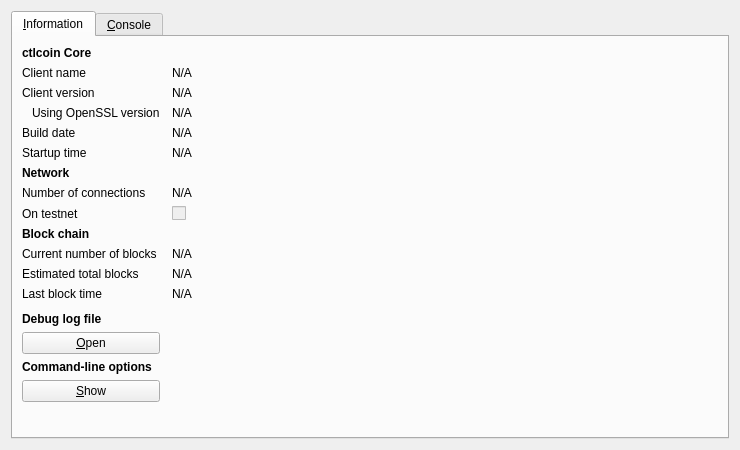
<?xml version="1.0" encoding="UTF-8"?>
<ui version="4.0">
 <class>RPCConsole</class>
 <widget class="QDialog" name="RPCConsole">
  <property name="geometry">
   <rect>
    <x>0</x>
    <y>0</y>
    <width>740</width>
    <height>450</height>
   </rect>
  </property>
  <property name="windowTitle">
   <string>ctlcoin - Debug window</string>
  </property>
  <layout class="QVBoxLayout" name="verticalLayout_2">
   <item>
    <widget class="QTabWidget" name="tabWidget">
     <property name="currentIndex">
      <number>0</number>
     </property>
     <widget class="QWidget" name="tab_info">
      <attribute name="title">
       <string>&amp;Information</string>
      </attribute>
      <layout class="QGridLayout" name="gridLayout" columnstretch="0,1">
       <property name="horizontalSpacing">
        <number>12</number>
       </property>
       <item row="0" column="0">
        <widget class="QLabel" name="label_9">
         <property name="font">
          <font>
           <weight>75</weight>
           <bold>true</bold>
          </font>
         </property>
         <property name="text">
          <string>ctlcoin Core</string>
         </property>
        </widget>
       </item>
       <item row="1" column="0">
        <widget class="QLabel" name="label_5">
         <property name="text">
          <string>Client name</string>
         </property>
        </widget>
       </item>
       <item row="1" column="1">
        <widget class="QLabel" name="clientName">
         <property name="cursor">
          <cursorShape>IBeamCursor</cursorShape>
         </property>
         <property name="text">
          <string>N/A</string>
         </property>
         <property name="textFormat">
          <enum>Qt::PlainText</enum>
         </property>
         <property name="textInteractionFlags">
          <set>Qt::LinksAccessibleByMouse|Qt::TextSelectableByKeyboard|Qt::TextSelectableByMouse</set>
         </property>
        </widget>
       </item>
       <item row="2" column="0">
        <widget class="QLabel" name="label_6">
         <property name="text">
          <string>Client version</string>
         </property>
        </widget>
       </item>
       <item row="2" column="1">
        <widget class="QLabel" name="clientVersion">
         <property name="cursor">
          <cursorShape>IBeamCursor</cursorShape>
         </property>
         <property name="text">
          <string>N/A</string>
         </property>
         <property name="textFormat">
          <enum>Qt::PlainText</enum>
         </property>
         <property name="textInteractionFlags">
          <set>Qt::LinksAccessibleByMouse|Qt::TextSelectableByKeyboard|Qt::TextSelectableByMouse</set>
         </property>
        </widget>
       </item>
       <item row="3" column="0">
        <widget class="QLabel" name="label_14">
         <property name="text">
          <string>Using OpenSSL version</string>
         </property>
         <property name="indent">
          <number>10</number>
         </property>
        </widget>
       </item>
       <item row="3" column="1">
        <widget class="QLabel" name="openSSLVersion">
         <property name="cursor">
          <cursorShape>IBeamCursor</cursorShape>
         </property>
         <property name="text">
          <string>N/A</string>
         </property>
         <property name="textFormat">
          <enum>Qt::PlainText</enum>
         </property>
         <property name="textInteractionFlags">
          <set>Qt::LinksAccessibleByMouse|Qt::TextSelectableByKeyboard|Qt::TextSelectableByMouse</set>
         </property>
        </widget>
       </item>
       <item row="4" column="0">
        <widget class="QLabel" name="label_12">
         <property name="text">
          <string>Build date</string>
         </property>
        </widget>
       </item>
       <item row="4" column="1">
        <widget class="QLabel" name="buildDate">
         <property name="cursor">
          <cursorShape>IBeamCursor</cursorShape>
         </property>
         <property name="text">
          <string>N/A</string>
         </property>
         <property name="textFormat">
          <enum>Qt::PlainText</enum>
         </property>
         <property name="textInteractionFlags">
          <set>Qt::LinksAccessibleByMouse|Qt::TextSelectableByKeyboard|Qt::TextSelectableByMouse</set>
         </property>
        </widget>
       </item>
       <item row="5" column="0">
        <widget class="QLabel" name="label_13">
         <property name="text">
          <string>Startup time</string>
         </property>
        </widget>
       </item>
       <item row="5" column="1">
        <widget class="QLabel" name="startupTime">
         <property name="cursor">
          <cursorShape>IBeamCursor</cursorShape>
         </property>
         <property name="text">
          <string>N/A</string>
         </property>
         <property name="textFormat">
          <enum>Qt::PlainText</enum>
         </property>
         <property name="textInteractionFlags">
          <set>Qt::LinksAccessibleByMouse|Qt::TextSelectableByKeyboard|Qt::TextSelectableByMouse</set>
         </property>
        </widget>
       </item>
       <item row="6" column="0">
        <widget class="QLabel" name="label_11">
         <property name="font">
          <font>
           <weight>75</weight>
           <bold>true</bold>
          </font>
         </property>
         <property name="text">
          <string>Network</string>
         </property>
        </widget>
       </item>
       <item row="7" column="0">
        <widget class="QLabel" name="label_7">
         <property name="text">
          <string>Number of connections</string>
         </property>
        </widget>
       </item>
       <item row="7" column="1">
        <widget class="QLabel" name="numberOfConnections">
         <property name="cursor">
          <cursorShape>IBeamCursor</cursorShape>
         </property>
         <property name="text">
          <string>N/A</string>
         </property>
         <property name="textFormat">
          <enum>Qt::PlainText</enum>
         </property>
         <property name="textInteractionFlags">
          <set>Qt::LinksAccessibleByMouse|Qt::TextSelectableByKeyboard|Qt::TextSelectableByMouse</set>
         </property>
        </widget>
       </item>
       <item row="8" column="0">
        <widget class="QLabel" name="label_8">
         <property name="text">
          <string>On testnet</string>
         </property>
        </widget>
       </item>
       <item row="8" column="1">
        <widget class="QCheckBox" name="isTestNet">
         <property name="enabled">
          <bool>false</bool>
         </property>
         <property name="text">
          <string/>
         </property>
        </widget>
       </item>
       <item row="9" column="0">
        <widget class="QLabel" name="label_10">
         <property name="font">
          <font>
           <weight>75</weight>
           <bold>true</bold>
          </font>
         </property>
         <property name="text">
          <string>Block chain</string>
         </property>
        </widget>
       </item>
       <item row="10" column="0">
        <widget class="QLabel" name="label_3">
         <property name="text">
          <string>Current number of blocks</string>
         </property>
        </widget>
       </item>
       <item row="10" column="1">
        <widget class="QLabel" name="numberOfBlocks">
         <property name="cursor">
          <cursorShape>IBeamCursor</cursorShape>
         </property>
         <property name="text">
          <string>N/A</string>
         </property>
         <property name="textFormat">
          <enum>Qt::PlainText</enum>
         </property>
         <property name="textInteractionFlags">
          <set>Qt::LinksAccessibleByMouse|Qt::TextSelectableByKeyboard|Qt::TextSelectableByMouse</set>
         </property>
        </widget>
       </item>
       <item row="11" column="0">
        <widget class="QLabel" name="label_4">
         <property name="text">
          <string>Estimated total blocks</string>
         </property>
        </widget>
       </item>
       <item row="11" column="1">
        <widget class="QLabel" name="totalBlocks">
         <property name="cursor">
          <cursorShape>IBeamCursor</cursorShape>
         </property>
         <property name="text">
          <string>N/A</string>
         </property>
         <property name="textFormat">
          <enum>Qt::PlainText</enum>
         </property>
         <property name="textInteractionFlags">
          <set>Qt::LinksAccessibleByMouse|Qt::TextSelectableByKeyboard|Qt::TextSelectableByMouse</set>
         </property>
        </widget>
       </item>
       <item row="12" column="0">
        <widget class="QLabel" name="label_2">
         <property name="text">
          <string>Last block time</string>
         </property>
        </widget>
       </item>
       <item row="12" column="1">
        <widget class="QLabel" name="lastBlockTime">
         <property name="cursor">
          <cursorShape>IBeamCursor</cursorShape>
         </property>
         <property name="text">
          <string>N/A</string>
         </property>
         <property name="textFormat">
          <enum>Qt::PlainText</enum>
         </property>
         <property name="textInteractionFlags">
          <set>Qt::LinksAccessibleByMouse|Qt::TextSelectableByKeyboard|Qt::TextSelectableByMouse</set>
         </property>
        </widget>
       </item>
       <item row="13" column="0">
        <spacer name="verticalSpacer_2">
         <property name="orientation">
          <enum>Qt::Vertical</enum>
         </property>
         <property name="sizeHint" stdset="0">
          <size>
           <width>20</width>
           <height>20</height>
          </size>
         </property>
        </spacer>
       </item>
       <item row="14" column="0">
        <widget class="QLabel" name="labelDebugLogfile">
         <property name="font">
          <font>
           <weight>75</weight>
           <bold>true</bold>
          </font>
         </property>
         <property name="text">
          <string>Debug log file</string>
         </property>
        </widget>
       </item>
       <item row="15" column="0">
        <widget class="QPushButton" name="openDebugLogfileButton">
         <property name="toolTip">
          <string>Open the ctlcoin debug log file from the current data directory. This can take a few seconds for large log files.</string>
         </property>
         <property name="text">
          <string>&amp;Open</string>
         </property>
         <property name="autoDefault">
          <bool>false</bool>
         </property>
        </widget>
       </item>
       <item row="16" column="0">
        <widget class="QLabel" name="labelCLOptions">
         <property name="font">
          <font>
           <weight>75</weight>
           <bold>true</bold>
          </font>
         </property>
         <property name="text">
          <string>Command-line options</string>
         </property>
        </widget>
       </item>
       <item row="17" column="0">
        <widget class="QPushButton" name="showCLOptionsButton">
         <property name="toolTip">
          <string>Show the ctlcoin-Qt help message to get a list with possible ctlcoin command-line options.</string>
         </property>
         <property name="text">
          <string>&amp;Show</string>
         </property>
         <property name="autoDefault">
          <bool>false</bool>
         </property>
        </widget>
       </item>
       <item row="18" column="0">
        <spacer name="verticalSpacer">
         <property name="orientation">
          <enum>Qt::Vertical</enum>
         </property>
         <property name="sizeHint" stdset="0">
          <size>
           <width>20</width>
           <height>40</height>
          </size>
         </property>
        </spacer>
       </item>
      </layout>
     </widget>
     <widget class="QWidget" name="tab_console">
      <attribute name="title">
       <string>&amp;Console</string>
      </attribute>
      <layout class="QVBoxLayout" name="verticalLayout_3">
       <property name="spacing">
        <number>3</number>
       </property>
       <item>
        <widget class="QTextEdit" name="messagesWidget">
         <property name="minimumSize">
          <size>
           <width>0</width>
           <height>100</height>
          </size>
         </property>
         <property name="readOnly">
          <bool>true</bool>
         </property>
         <property name="tabKeyNavigation" stdset="0">
          <bool>false</bool>
         </property>
         <property name="columnCount" stdset="0">
          <number>2</number>
         </property>
        </widget>
       </item>
       <item>
        <layout class="QHBoxLayout" name="horizontalLayout">
         <property name="spacing">
          <number>3</number>
         </property>
         <item>
          <widget class="QLabel" name="label">
           <property name="text">
            <string notr="true">&gt;</string>
           </property>
          </widget>
         </item>
         <item>
          <widget class="QLineEdit" name="lineEdit"/>
         </item>
         <item>
          <widget class="QPushButton" name="clearButton">
           <property name="maximumSize">
            <size>
             <width>24</width>
             <height>24</height>
            </size>
           </property>
           <property name="toolTip">
            <string>Clear console</string>
           </property>
           <property name="text">
            <string/>
           </property>
           <property name="icon">
            <iconset resource="../bitcoin.qrc">
             <normaloff>:/icons/remove</normaloff>:/icons/remove</iconset>
           </property>
           <property name="shortcut">
            <string notr="true">Ctrl+L</string>
           </property>
           <property name="autoDefault">
            <bool>false</bool>
           </property>
          </widget>
         </item>
        </layout>
       </item>
      </layout>
     </widget>
    </widget>
   </item>
  </layout>
 </widget>
 <resources>
  <include location="../bitcoin.qrc"/>
 </resources>
 <connections/>
</ui>
